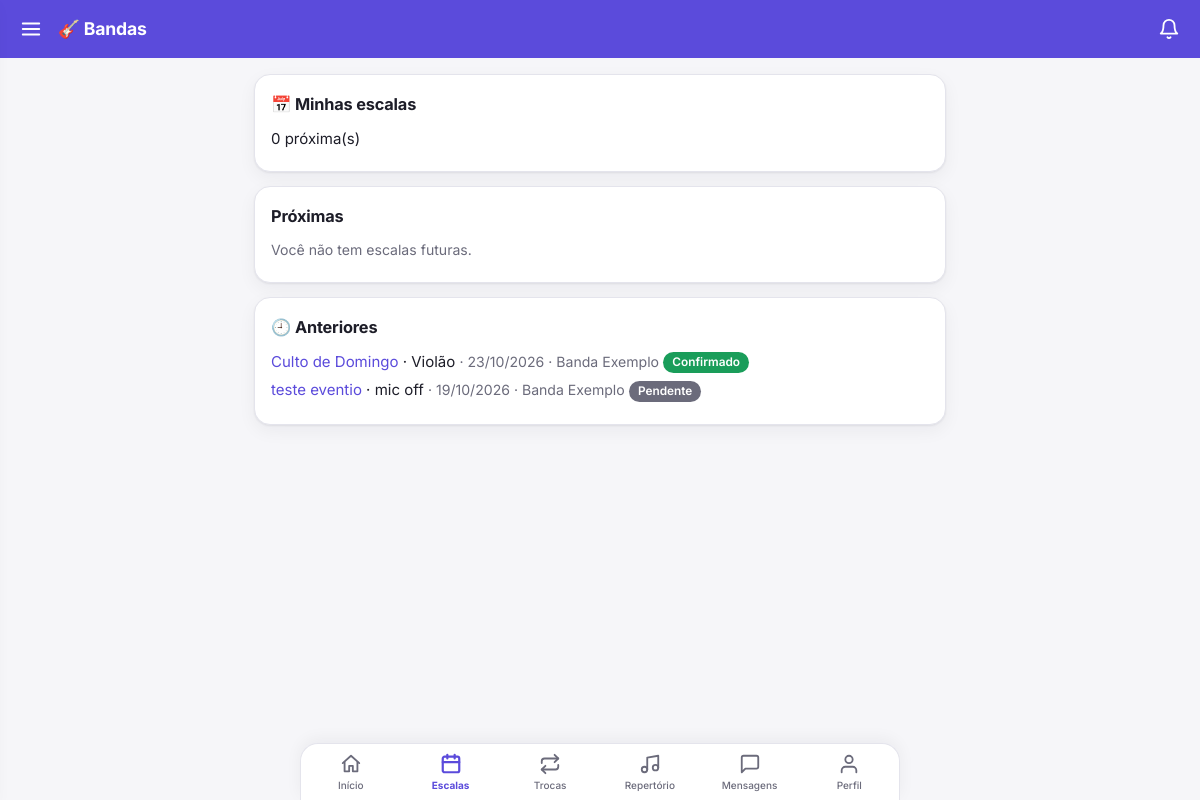
/minhas-escalas/ (signed in), run on an earlier commit of the app's database.
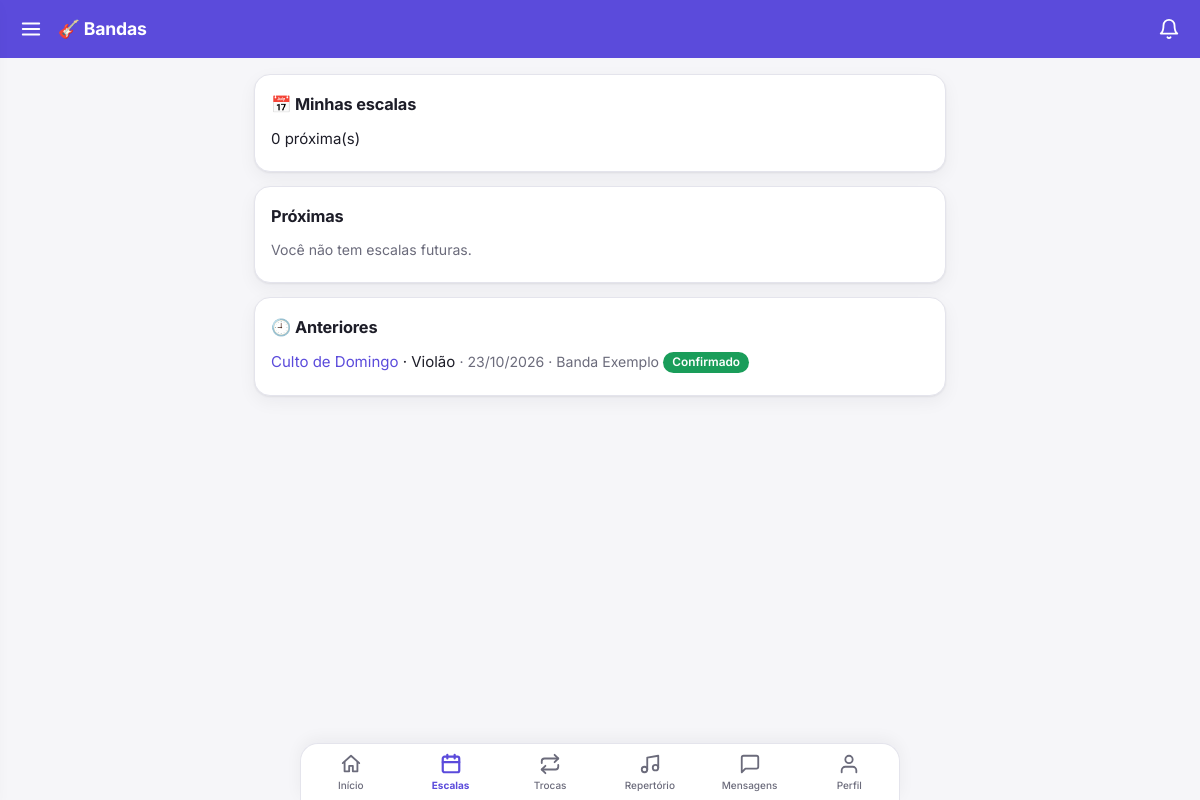
And on a later commit of the database.
### core/models.py (models this page shows, shortened)
class Escala(models.Model):
    STATUS = [("pendente", "Pendente"), ("confirmado", "Confirmado"), ("recusado", "Recusado")]
    evento = models.ForeignKey(Evento, on_delete=models.CASCADE, related_name="escalas")
    membro = models.ForeignKey(Membro, on_delete=models.CASCADE, related_name="escalas")
    funcao = models.CharField(max_length=60, help_text="Ex.: Bateria, Vocal 1")
    status = models.CharField(max_length=12, choices=STATUS, default="pendente")
    obs = models.CharField(max_length=200, blank=True, help_text="Motivo / pedido de troca")

class Evento(models.Model):
    TIPOS = [("ensaio", "Ensaio"), ("culto", "Culto/Missa"), ("show", "Show"), ("outro", "Outro")]
    banda = models.ForeignKey(Banda, on_delete=models.CASCADE, related_name="eventos")
    titulo = models.CharField(max_length=150)
    tipo = models.CharField(max_length=10, choices=TIPOS, default="ensaio")
    data_hora = models.DateTimeField()
    local = models.CharField(max_length=150, blank=True)
    descricao = models.TextField(blank=True)
    importacao = models.ForeignKey("ImportacaoEventos", null=True, blank=True, on_delete=models.SET_NULL,
                                   related_name="eventos")
    class Meta:
        ordering = ["data_hora"]

class Banda(models.Model):
    nome = models.CharField(max_length=100)
    descricao = models.TextField(blank=True)
    def __str__(self):
        return self.nome

### core/views.py (the view)
# urls.py: path("minhas-escalas/", v.minhas_escalas, name="minhas_escalas"),
@login_required
def minhas_escalas(request):
    agora = timezone.now()
    qs = (Escala.objects.filter(membro__user=request.user).select_related("evento__banda")
          .annotate(troca_aberta=Exists(TrocaEscala.objects.filter(escala=OuterRef("pk"), status="aberta"))))
    proximas = qs.filter(evento__data_hora__gte=agora).order_by("evento__data_hora")
    passadas = qs.filter(evento__data_hora__lt=agora).order_by("-evento__data_hora")[:20]
    return render(request, "minhas_escalas.html", dict(
        proximas=proximas, passadas=passadas, pendentes=proximas.filter(status="pendente").count()))

### core/templatetags/menu.py (called while the page is built)
@register.simple_tag(takes_context=True)
def usuario_eh_lider(context):
    u = context["request"].user
    return u.is_authenticated and Membro.objects.filter(user=u, papel="lider").exists()

### core/templates/minhas_escalas.html (shortened to what this page needs)
{% extends "base.html" %}{% block content %}
<div class="card"><h2>📅 Minhas escalas</h2>
<p>{{ proximas|length }} próxima(s){% if pendentes %} · <b>{{ pendentes }} aguardando sua confirmação</b>{% endif %}</p></div>
<div class="card"><h2>Próximas</h2>
{% for e in proximas %}<p><a href="{% url 'evento' e.evento.pk %}"><b>{{ e.evento.titulo }}</b></a> · {{ e.funcao }}
<span class="tag {{ e.status }}">{{ e.get_status_display }}</span><br>
<span class="mut">{{ e.evento.data_hora|date:"D, d/m \à\s H:i" }} · {{ e.evento.banda }}{% if e.evento.local %} · {{ e.evento.local }}{% endif %}</span><br>
<form class="inl" method="post" action="{% url 'responder' e.pk %}" style="margin-top:6px">{% csrf_token %}<input type="hidden" name="voltar" value="minhas">
{% if e.status != 'confirmado' %}<button name="acao" value="confirmado">✅ Confirmar</button>{% endif %}
{% if e.status != 'recusado' %}<button class="no" name="acao" value="recusado">❌ Não posso</button>{% endif %}</form>
{% if e.troca_aberta %}<span class="tag">Troca solicitada</span>{% else %}<a href="{% url 'troca_pedir' e.pk %}">🔄 Pedir troca</a>{% endif %}</p>
{% empty %}<p class="mut">Você não tem escalas futuras.</p>{% endfor %}</div>
{% if passadas %}<div class="card"><h2>🕘 Anteriores</h2>
{% for e in passadas %}<p><a href="{% url 'evento' e.evento.pk %}">{{ e.evento.titulo }}</a> · {{ e.funcao }}
<span class="mut">· {{ e.evento.data_hora|date:"d/m/Y" }} · {{ e.evento.banda }}</span>
<span class="tag {{ e.status }}">{{ e.get_status_display }}</span></p>{% endfor %}</div>{% endif %}
{% endblock %}

What changed in the data, as far as the page shows it:
removed Escala: evento.titulo "teste eventio", funcao "mic off", evento.data_hora "19/10/2026", evento.banda "Banda Exemplo", status "Pendente"
